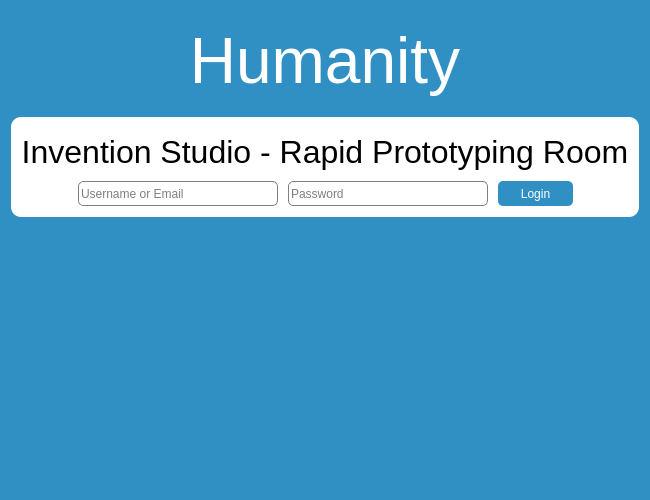
<?xml version="1.0" encoding="UTF-8"?>
<ui version="4.0">
 <class>MainWindow</class>
 <widget class="QMainWindow" name="MainWindow">
  <property name="geometry">
   <rect>
    <x>0</x>
    <y>0</y>
    <width>650</width>
    <height>500</height>
   </rect>
  </property>
  <property name="minimumSize">
   <size>
    <width>650</width>
    <height>0</height>
   </size>
  </property>
  <property name="windowTitle">
   <string>Time Clock Login</string>
  </property>
  <property name="autoFillBackground">
   <bool>false</bool>
  </property>
  <property name="styleSheet">
   <string notr="true">background-color: #3190C3;</string>
  </property>
  <widget class="QWidget" name="centralWidget">
   <layout class="QVBoxLayout" name="verticalLayout_2">
    <item>
     <widget class="QLabel" name="label">
      <property name="minimumSize">
       <size>
        <width>0</width>
        <height>100</height>
       </size>
      </property>
      <property name="maximumSize">
       <size>
        <width>16777215</width>
        <height>100</height>
       </size>
      </property>
      <property name="font">
       <font>
        <family>Helvetica</family>
        <pointsize>48</pointsize>
       </font>
      </property>
      <property name="styleSheet">
       <string notr="true">color: white;</string>
      </property>
      <property name="text">
       <string>Humanity</string>
      </property>
      <property name="alignment">
       <set>Qt::AlignCenter</set>
      </property>
     </widget>
    </item>
    <item>
     <widget class="QWidget" name="widget" native="true">
      <property name="minimumSize">
       <size>
        <width>0</width>
        <height>100</height>
       </size>
      </property>
      <property name="maximumSize">
       <size>
        <width>16777215</width>
        <height>100</height>
       </size>
      </property>
      <property name="styleSheet">
       <string notr="true">background-color: white;
border-radius: 10px;</string>
      </property>
      <layout class="QVBoxLayout" name="verticalLayout_3">
       <item>
        <widget class="QLabel" name="label_2">
         <property name="font">
          <font>
           <family>Helvetica</family>
           <pointsize>24</pointsize>
          </font>
         </property>
         <property name="text">
          <string>Invention Studio - Rapid Prototyping Room</string>
         </property>
         <property name="alignment">
          <set>Qt::AlignCenter</set>
         </property>
        </widget>
       </item>
       <item>
        <layout class="QHBoxLayout" name="horizontalLayout">
         <property name="spacing">
          <number>10</number>
         </property>
         <item>
          <spacer name="horizontalSpacer">
           <property name="orientation">
            <enum>Qt::Horizontal</enum>
           </property>
           <property name="sizeHint" stdset="0">
            <size>
             <width>40</width>
             <height>20</height>
            </size>
           </property>
          </spacer>
         </item>
         <item>
          <widget class="QLineEdit" name="lineEdit_2">
           <property name="minimumSize">
            <size>
             <width>200</width>
             <height>25</height>
            </size>
           </property>
           <property name="maximumSize">
            <size>
             <width>200</width>
             <height>25</height>
            </size>
           </property>
           <property name="acceptDrops">
            <bool>false</bool>
           </property>
           <property name="styleSheet">
            <string notr="true">background-color: white; 
border: 1px solid grey; 
border-radius: 5px;</string>
           </property>
           <property name="placeholderText">
            <string>Username or Email</string>
           </property>
          </widget>
         </item>
         <item>
          <widget class="QLineEdit" name="lineEdit">
           <property name="minimumSize">
            <size>
             <width>200</width>
             <height>25</height>
            </size>
           </property>
           <property name="maximumSize">
            <size>
             <width>200</width>
             <height>25</height>
            </size>
           </property>
           <property name="acceptDrops">
            <bool>false</bool>
           </property>
           <property name="styleSheet">
            <string notr="true">background-color: white; 
border: 1px solid grey; 
border-radius: 5px;</string>
           </property>
           <property name="placeholderText">
            <string>Password</string>
           </property>
          </widget>
         </item>
         <item>
          <widget class="QPushButton" name="pushButton">
           <property name="minimumSize">
            <size>
             <width>75</width>
             <height>25</height>
            </size>
           </property>
           <property name="maximumSize">
            <size>
             <width>75</width>
             <height>25</height>
            </size>
           </property>
           <property name="styleSheet">
            <string notr="true">color: white;
background-color: #3190C3; 
border-radius: 5px;</string>
           </property>
           <property name="text">
            <string>Login</string>
           </property>
          </widget>
         </item>
         <item>
          <spacer name="horizontalSpacer_2">
           <property name="orientation">
            <enum>Qt::Horizontal</enum>
           </property>
           <property name="sizeHint" stdset="0">
            <size>
             <width>40</width>
             <height>20</height>
            </size>
           </property>
          </spacer>
         </item>
        </layout>
       </item>
      </layout>
     </widget>
    </item>
    <item>
     <spacer name="verticalSpacer">
      <property name="orientation">
       <enum>Qt::Vertical</enum>
      </property>
      <property name="sizeHint" stdset="0">
       <size>
        <width>20</width>
        <height>40</height>
       </size>
      </property>
     </spacer>
    </item>
    <item>
     <widget class="QGraphicsView" name="graphicsView">
      <property name="minimumSize">
       <size>
        <width>0</width>
        <height>100</height>
       </size>
      </property>
      <property name="maximumSize">
       <size>
        <width>16777215</width>
        <height>100</height>
       </size>
      </property>
      <property name="frameShape">
       <enum>QFrame::NoFrame</enum>
      </property>
      <property name="frameShadow">
       <enum>QFrame::Plain</enum>
      </property>
     </widget>
    </item>
   </layout>
  </widget>
 </widget>
 <layoutdefault spacing="6" margin="11"/>
 <resources/>
 <connections/>
</ui>
